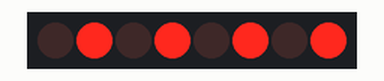
Simulated run of this sketch. Board: Arduino Uno, built with avr-gcc and run on an emulated ATmega328P. Parts: 8 shift-register outputs drawn as a row of LEDs (first output left, lit = HIGH). Wiring (inferred from the names in the program): shift register (74HC595): data pin 12; shift clock pin 13; latch pin 8. Wiring (inferred from the signals the program sends): row of LEDs: on Q0, Q1, Q2, Q3, Q4, Q5, Q6, Q7.

Above: at 0.1 s.
At 0.6 s:
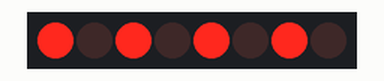
At 1.1 s:
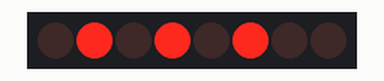
At 1.6 s:
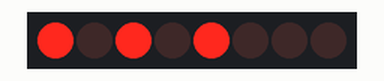
At 2.6 s:
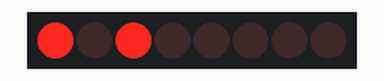
At 3.6 s:
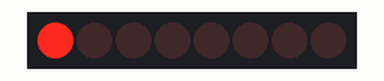
Timing chart, 0 to 5.5 s (numbered marks = the images above):
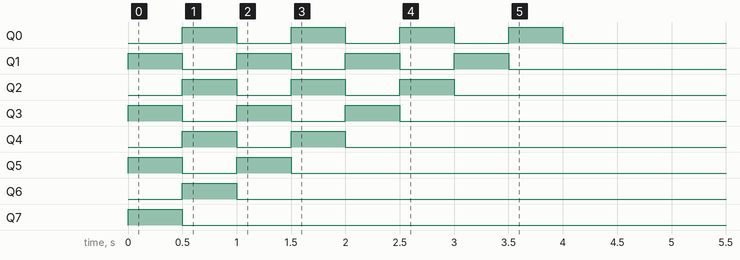

Measured:
- by itself, Q0, Q1: alternates HIGH for 0.50 s and LOW for 0.50 s, 8 changes in all, then stays LOW
- by itself, Q2, Q3: alternates HIGH for 0.50 s and LOW for 0.50 s, 6 changes in all, then stays LOW
- by itself, Q4, Q5: alternates HIGH for 0.50 s and LOW for 0.50 s, 4 changes in all, then stays LOW
- by itself, Q6: LOW → HIGH at 0.50 s, → LOW 0.50 s later
- by itself, Q7: LOW → HIGH at 0.00 s, → LOW 0.50 s later

The sketch:

sketch_27_chip_shiftRegistrer_logicalShift.ino
```cpp
int latchPin = 8;
int clockPin = 13;
int dataPin = 12;
byte myByte1 = 0b1010101;
byte myByte2 = 0b00000000;
int dt = 500;
int i;

void setup() {
  Serial.begin(9600);
  pinMode(latchPin, OUTPUT);
  pinMode(clockPin, OUTPUT);
  pinMode(dataPin, OUTPUT);

}

/*
128 64 32 16 8 4 2 1
Binarios                  Decimales
10100000                  160
00000101                  5

01101000                  104
00001101                  13

10010100                  148
00100101                  37
*/

void loop() {
  digitalWrite(latchPin, LOW);
  shiftOut(dataPin, clockPin, LSBFIRST, myByte1);
  digitalWrite(latchPin, HIGH);
  delay(dt);
  myByte1 = myByte1*2;

  /*for(i = 0; i <= 255; i++){
    digitalWrite(latchPin, LOW);
    myByte1++;
    shiftOut(dataPin, clockPin, LSBFIRST, myByte1);
    digitalWrite(latchPin, HIGH);
    delay(dt);
    Serial.println(myByte1, BIN);
  }*/

  /*digitalWrite(latchPin, LOW);
  shiftOut(dataPin, clockPin, LSBFIRST, myByte1);
  digitalWrite(latchPin, HIGH);
  delay(dt);
  digitalWrite(latchPin, LOW);
  shiftOut(dataPin, clockPin, LSBFIRST, myByte2);
  digitalWrite(latchPin, HIGH);
  delay(dt);*/
}
```
